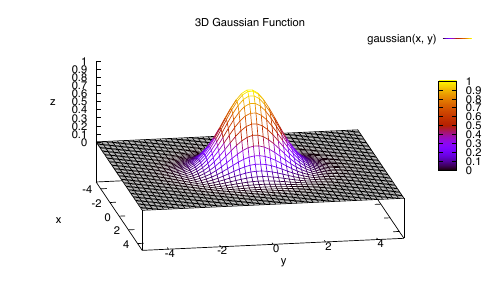

The script that saved this image:
set terminal pdf
set output './main-gnuplottex-fig1.pdf'
set title "3D Gaussian Function"
set xlabel "x"
set ylabel "y"
set zlabel "z"
set hidden3d
set view 60, 80
set isosamples 50, 50
set xrange [-5:5]
set yrange [-5:5]

# Parameters for the Gaussian
sigma = 1.0
mu_x = 0.0
mu_y = 0.0

# 2D Gaussian Function
gaussian(x, y) = exp(-((x - mu_x)**2 + (y - mu_y)**2) / (2 * sigma**2))

splot gaussian(x, y) with lines palette
